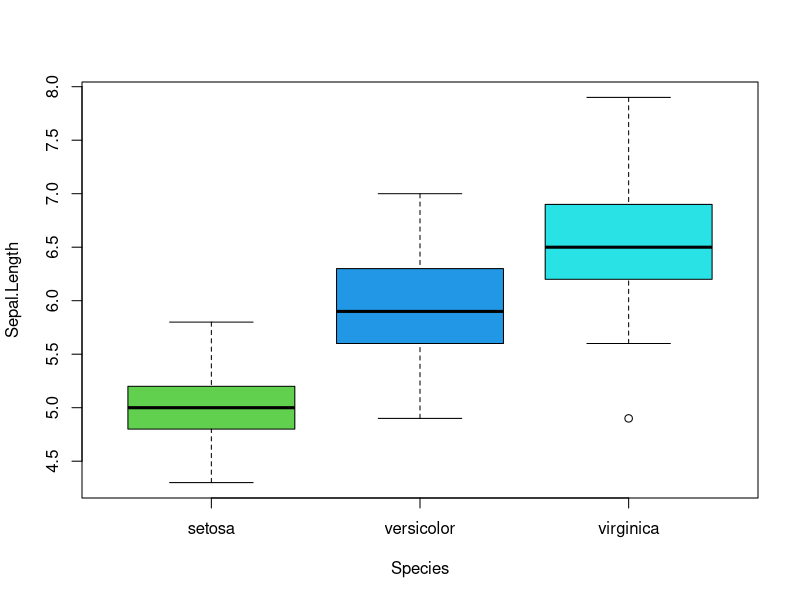

Write R code to recreate this figure.
## ---- chunk 1
options(width=90)
data(iris)
summary(iris)
## ---- chunk 2
if (require('knitr',quietly=TRUE)) {
    knitr::kable(head(iris))
} else {
    cat(df2md(head(iris)))
}   
## ---- chunk 3
png("iris.png")
with(iris,boxplot(Sepal.Length ~ Species,col=3:5))
dev.off()
